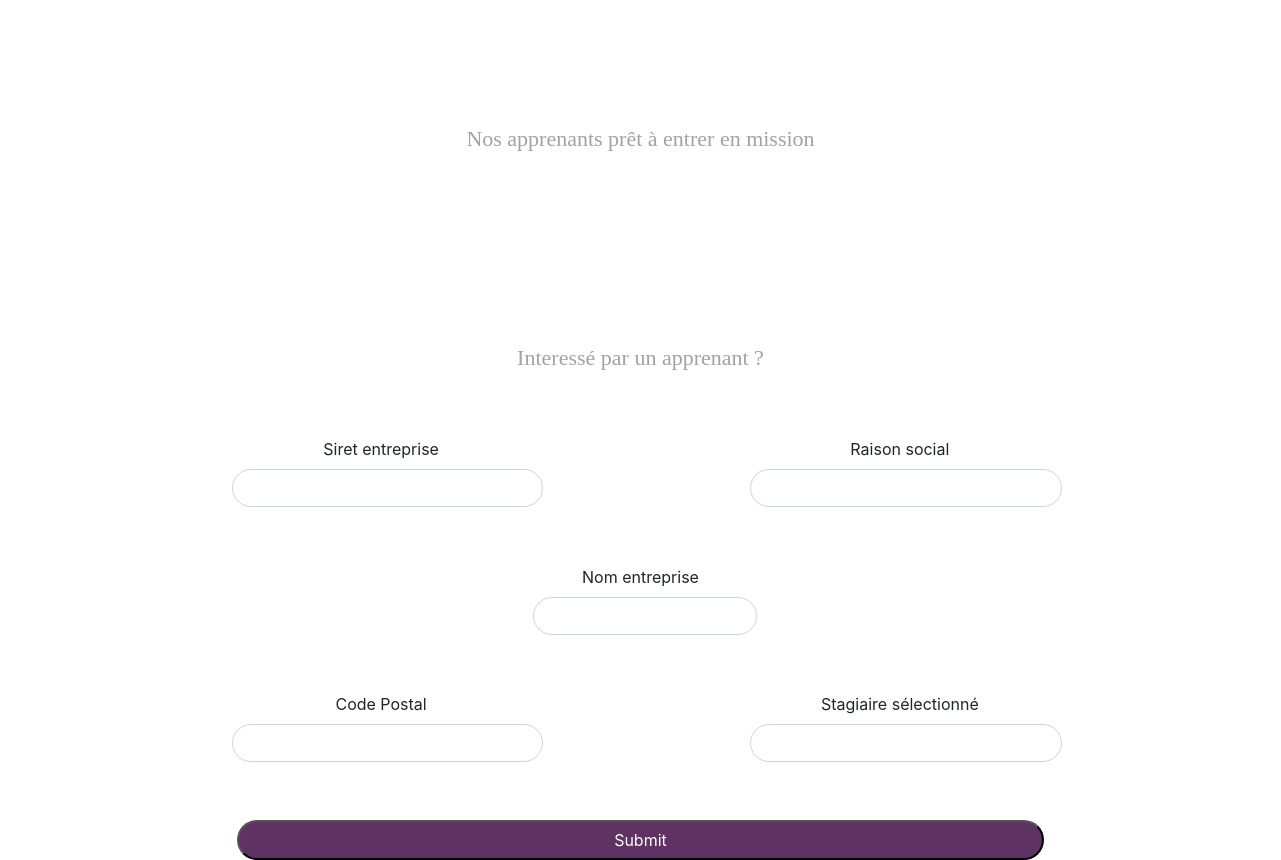
Before: / (lower part) with the older database file.
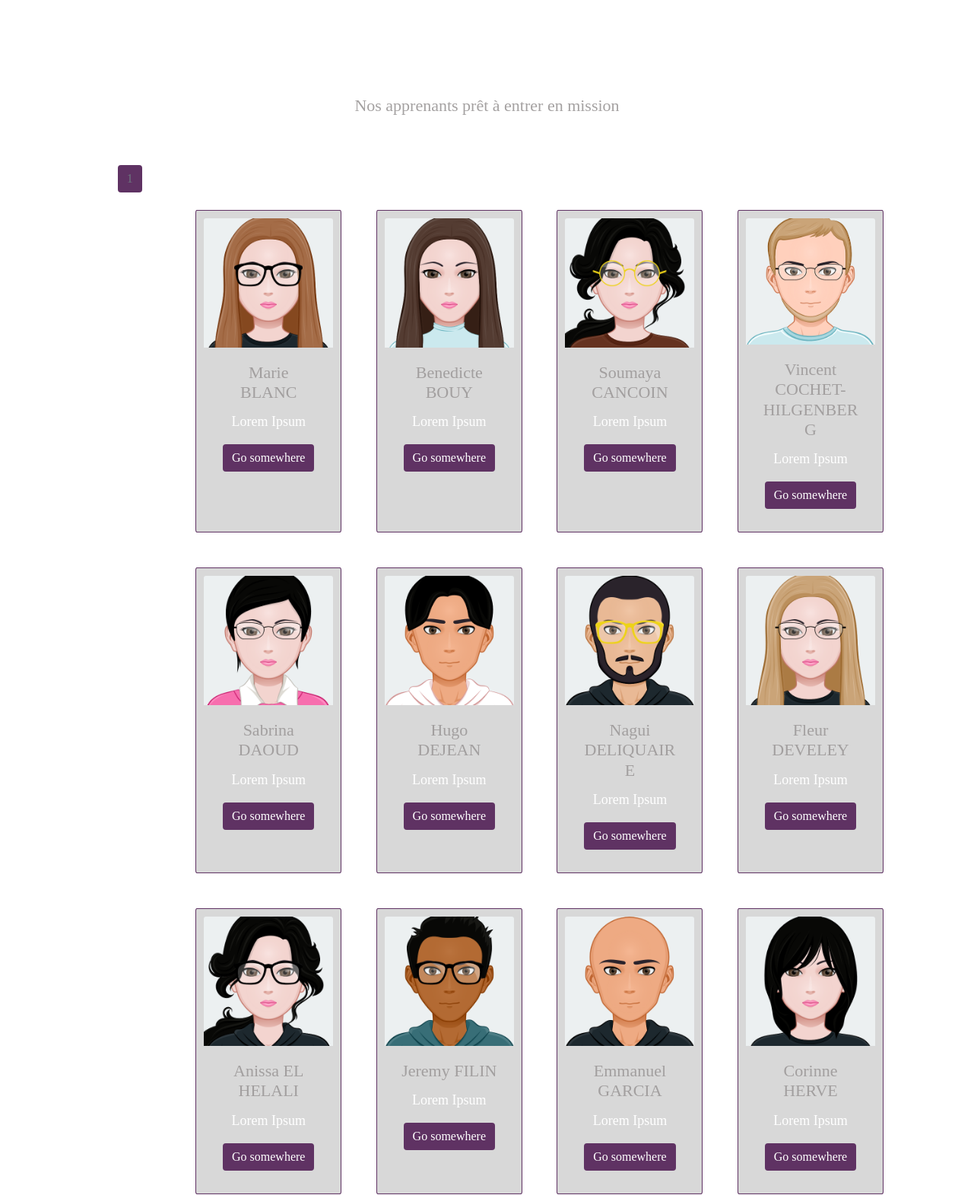
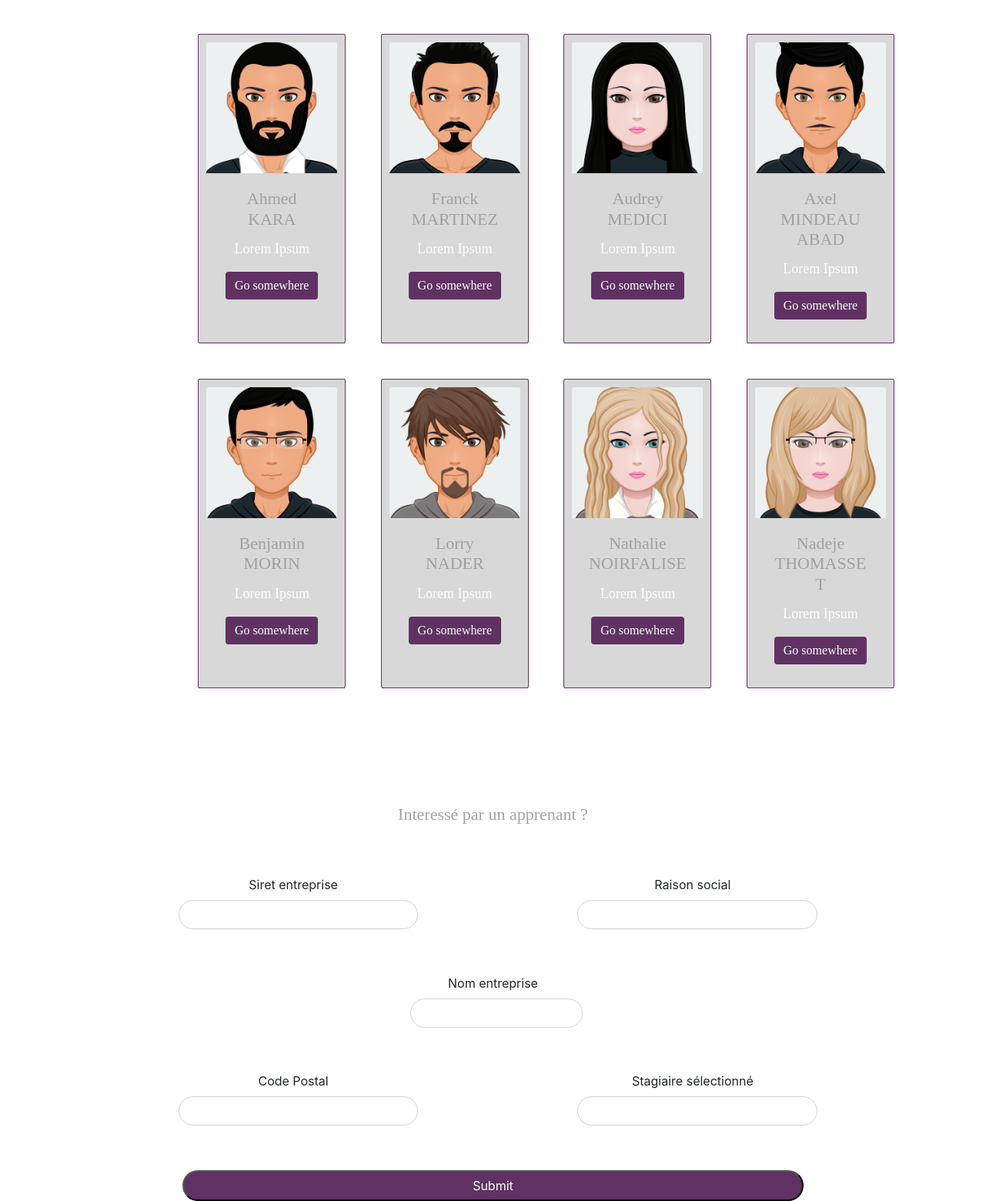
After: the same page with the newer database file (2 pictures, top to bottom).
### tables this page shows
CREATE TABLE IF NOT EXISTS `stagiaire` (
  `stagiaire_id` int(11) NOT NULL AUTO_INCREMENT,
  `stagiaire_nom` varchar(255) NOT NULL,
  `stagiaire_prenom` varchar(255) NOT NULL,
  `stagiaire_cv` varchar(255) NOT NULL,
  `stagiaire_statut` tinyint(4) NOT NULL,
  `stagiaire_preferences` longtext NOT NULL,
  `stagiaire_utilisateur_id` int(11) DEFAULT NULL,
  `stagiaire_formation_id` int(11) DEFAULT NULL,
  PRIMARY KEY (`stagiaire_id`),
  KEY `stagiaire_utilisateur_id` (`stagiaire_utilisateur_id`),
  KEY `stagiaire_formation_id` (`stagiaire_formation_id`)
);

### include/card.php (the view, shortened to what this page needs)
<div class="pagination row">
<?php
    try{
        $nbCardPerPage = 20;
        $sqlAllApprenants = "SELECT * FROM `stagiaire` WHERE `stagiaire_formation_id` = 1;";
        $requeteAllApprenants = $db->query($sqlAllApprenants);
        $allApprenants = $requeteAllApprenants->fetchAll(PDO::FETCH_OBJ);
        if(!empty($_GET['p'])){
            $p = $_GET['p'];
        } else {
            $p = 1;
        }
        $offset = ($p-1)*$nbCardPerPage;
        if($offset < sizeof($allApprenants)){
            $offset = 0;
        }
        $sqlApprenants = "SELECT * FROM `stagiaire` WHERE `stagiaire_formation_id` = 1 ORDER BY `stagiaire_prenom` ASC LIMIT ".$offset.",".$nbCardPerPage.";";
        $requeteApprenants = $db->query($sqlApprenants);
        $apprenants = $requeteApprenants->fetchAll(PDO::FETCH_OBJ);
?>
    <div class="col-12">
        <?php
        $nbPage = ceil(sizeof($allApprenants)/$nbCardPerPage);
        for ($i=1; $i <= $nbPage ; $i++) {
            ?>
        <a href="index.php?p=<?php echo $i;?>#cardApprenants" class="btn btn-outline-secondary" role="button" aria-pressed="true"><?php echo $i;?></a>
            <?php
        }
        ?>
    </div>
<?php
        foreach ($apprenants as $apprenant) {
            ?>
        <div class="card">
            <img src="img/<?php echo $apprenant->stagiaire_nom; ?>.png" class="card-img-top" alt="...">
            <div class="card-body">
                <h5 class="card-title"><?php echo $apprenant->stagiaire_nom; ?> <?php echo $apprenant->stagiaire_prenom; ?></h5>
                <p class="card-text"><?php echo $apprenant->stagiaire_preferences; ?></p>
                <a href="#" class="btn btn-primary">Go somewhere</a>
            </div>
        </div>
            <?php
        }
    } catch(PDOException $e){
        echo $e->getMessage();
    }
?>
   </div>

Changed rows visible on the page:
now on this page (row edited): stagiaire: stagiaire_nom (picture), stagiaire_nom "Marie", stagiaire_prenom "BLANC", stagiaire_preferences "Lorem Ipsum"
now on this page (row edited): stagiaire: stagiaire_nom (picture), stagiaire_nom "Benedicte", stagiaire_prenom "BOUY", stagiaire_preferences "Lorem Ipsum"
now on this page (row edited): stagiaire: stagiaire_nom (picture), stagiaire_nom "Soumaya", stagiaire_prenom "CANCOIN", stagiaire_preferences "Lorem Ipsum"
now on this page (row edited): stagiaire: stagiaire_nom (picture), stagiaire_nom "Vincent", stagiaire_prenom "COCHET-HILGENBERG", stagiaire_preferences "Lorem Ipsum"
now on this page (row edited): stagiaire: stagiaire_nom (picture), stagiaire_nom "Sabrina", stagiaire_prenom "DAOUD", stagiaire_preferences "Lorem Ipsum"
now on this page (row edited): stagiaire: stagiaire_nom (picture), stagiaire_nom "Hugo", stagiaire_prenom "DEJEAN", stagiaire_preferences "Lorem Ipsum"
now on this page (row edited): stagiaire: stagiaire_nom (picture), stagiaire_nom "Nagui", stagiaire_prenom "DELIQUAIRE", stagiaire_preferences "Lorem Ipsum"
now on this page (row edited): stagiaire: stagiaire_nom (picture), stagiaire_nom "Fleur", stagiaire_prenom "DEVELEY", stagiaire_preferences "Lorem Ipsum"
now on this page (row edited): stagiaire: stagiaire_nom (picture), stagiaire_nom "Anissa", stagiaire_prenom "EL HELALI", stagiaire_preferences "Lorem Ipsum"
now on this page (row edited): stagiaire: stagiaire_nom (picture), stagiaire_nom "Jeremy", stagiaire_prenom "FILIN", stagiaire_preferences "Lorem Ipsum"
now on this page (row edited): stagiaire: stagiaire_nom (picture), stagiaire_nom "Emmanuel", stagiaire_prenom "GARCIA", stagiaire_preferences "Lorem Ipsum"
now on this page (row edited): stagiaire: stagiaire_nom (picture), stagiaire_nom "Corinne", stagiaire_prenom "HERVE", stagiaire_preferences "Lorem Ipsum"
now on this page (row edited): stagiaire: stagiaire_nom (picture), stagiaire_nom "Ahmed", stagiaire_prenom "KARA", stagiaire_preferences "Lorem Ipsum"
now on this page (row edited): stagiaire: stagiaire_nom (picture), stagiaire_nom "Franck", stagiaire_prenom "MARTINEZ", stagiaire_preferences "Lorem Ipsum"
now on this page (row edited): stagiaire: stagiaire_nom (picture), stagiaire_nom "Audrey", stagiaire_prenom "MEDICI", stagiaire_preferences "Lorem Ipsum"
now on this page (row edited): stagiaire: stagiaire_nom (picture), stagiaire_nom "Axel", stagiaire_prenom "MINDEAU ABAD", stagiaire_preferences "Lorem Ipsum"
now on this page (row edited): stagiaire: stagiaire_nom (picture), stagiaire_nom "Benjamin", stagiaire_prenom "MORIN", stagiaire_preferences "Lorem Ipsum"
now on this page (row edited): stagiaire: stagiaire_nom (picture), stagiaire_nom "Lorry", stagiaire_prenom "NADER", stagiaire_preferences "Lorem Ipsum"
now on this page (row edited): stagiaire: stagiaire_nom (picture), stagiaire_nom "Nathalie", stagiaire_prenom "NOIRFALISE", stagiaire_preferences "Lorem Ipsum"
now on this page (row edited): stagiaire: stagiaire_nom (picture), stagiaire_nom "Nadeje", stagiaire_prenom "THOMASSET", stagiaire_preferences "Lorem Ipsum"
Other visible differences:
new list line: "1"
